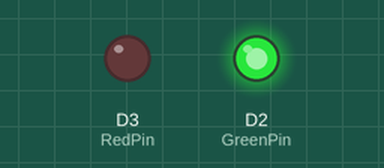
Bench run of a sketch on a simulated ESP8266 (NodeMCU). On the bench: output pins drawn as LEDs (lit = HIGH).

Above: at 0.1 s.
At 1.6 s:
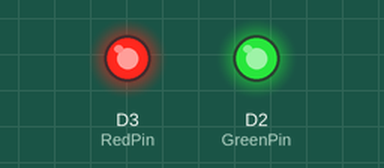
Timing chart, 0 to 3.1 s (numbered marks = the images above):
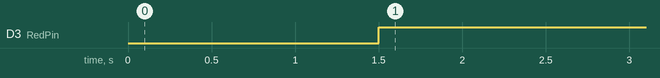

Measured:
- by itself, D3 (RedPin): LOW → HIGH at 1.5 s

The sketch:

testLights.ino
```cpp
// constants definition
// const int ledPin = D0; // LED connected to digital pin 7
const int GreenPin = D2;
const int RedPin = D3;
// The setup() method runs once, when the sketch starts
void setup(){
// initialize the digital pin as an output:
  pinMode(GreenPin, OUTPUT);
  pinMode(RedPin, OUTPUT);
}

// the loop() method runs over and over again,
// as long as the Arduino has power
void loop(){
  digitalWrite(GreenPin, HIGH);
  delay(1500);
  digitalWrite(RedPin, HIGH);
  delay(1000);
}
```
